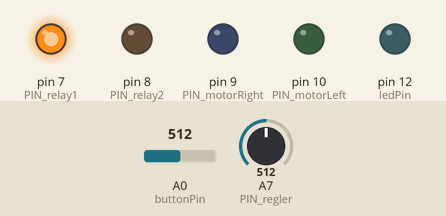
A program run on a simulated Arduino Nano, built with avr-gcc and run on an emulated ATmega328P. Parts: output pins drawn as LEDs (lit = HIGH). Inputs (shaded band) come from the test bench; at power-on: A0 (buttonPin) = 512, A7 (PIN_regler) = 512. What the program prints to the serial monitor is not drawn.

Above: at 1.2 s.
1.3 s: A0 (buttonPin) set to 1011
2.8 s: A0 (buttonPin) set to 1023
At 3.1 s:
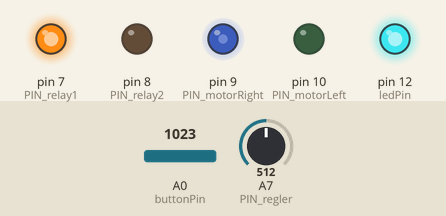
4.3 s: A7 (PIN_regler) set to 900
At 5.4 s:
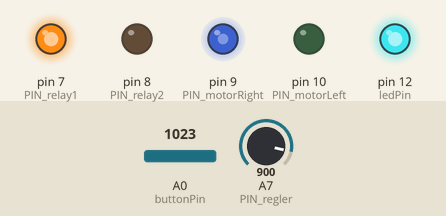
5.8 s: A7 (PIN_regler) set to 122
At 23.2 s:
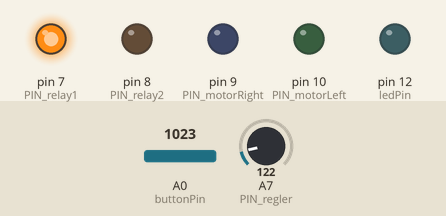
Timing chart, 0 to 24.3 s (numbered marks = the images above; inputs shaded):
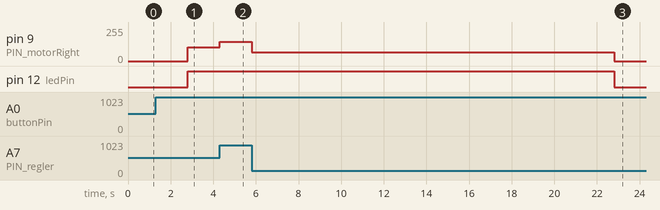

Measured:
- the behaviour switches between 1022 and 1023 on A0 (buttonPin) (found by bisection; images 0 and 1)
- after the input at 2.8 s, pin 9 (PIN_motorRight): 0/255 → 105/255 at once; pin 12 (ledPin): LOW → HIGH at once
- after the input at 4.3 s, pin 9 (PIN_motorRight): 105/255 → 145/255 at once
- after the input at 5.8 s, pin 9 (PIN_motorRight): 145/255 → 64/255 at once, → 0/255 17.0 s later

The program:

main.cpp
```cpp
#include <Arduino.h>
#include <Timer.h>

// IBT2 - Motor
const int PIN_motorRight = 9; // ~
const int PIN_motorLeft = 10; // ~

const int VMAX = 105; // max. 255
int speed = VMAX; // init speed

// Relay - Doppel
const int PIN_relay1 = 7;
const int PIN_relay2 = 8;

// LED-Button
const int buttonPin = 14; // A0
const int ledPin = 12;

// Potenziometer
const int PIN_regler = A7;

bool ledState = false;
int currentBtnState = LOW;
int lastBtnState    = LOW;
// Button debounce
Timer debounce = Timer(1000);
int freezed = 0;
// int debounce = 1;

// Laufzeit-Steuerung (Wie lange soll der Zug fahren)
Timer timer = Timer(20000);
int intervalTime = 3000;
int resetTime = 0;
int currentTime = 0;

void setup() {
  Serial.begin(9600);
  // Serial.println("Start");

  // IBT2 - PINS
  pinMode(PIN_motorRight, OUTPUT);
  pinMode(PIN_motorLeft, OUTPUT);
  // IBT2 - INIT
  digitalWrite(PIN_motorRight, LOW);
  digitalWrite(PIN_motorLeft, LOW);

  // Relay - PINS
  pinMode(PIN_relay1, OUTPUT);
  pinMode(PIN_relay2, OUTPUT);
  // Relay - INIT
  digitalWrite(PIN_relay1, HIGH);
  digitalWrite(PIN_relay2, LOW);

  pinMode(buttonPin, INPUT);
  pinMode(ledPin, OUTPUT);

  // start timer
  timer.start();
  debounce.start();
}

void startTrain() {
  // LED: ON
  digitalWrite(ledPin, HIGH);
  // Motor-Right: ON
  digitalWrite(PIN_motorLeft, LOW);
  analogWrite(PIN_motorRight, speed);  // ehemals VMAX
}
void stopTrain() {
  // LED: OFF
  digitalWrite(ledPin, LOW);
  // Motor: OFF
  digitalWrite(PIN_motorLeft, LOW);
  digitalWrite(PIN_motorRight, LOW);
}

int getBtnState() {
  // Serial.println(analogRead(buttonPin));
  if(analogRead(buttonPin) >= 1023) return HIGH;  // max. 1023
  return LOW;
}

void loop() {
  // aktuelle Taster-Stellung
  currentBtnState = getBtnState();

  if(currentBtnState == HIGH && lastBtnState == LOW && debounce.isReached()) {
    ledState = !ledState; // Umkehr
    // reset timer
    timer.reset();
    debounce.reset();
  }

  // Hole aktuellen Taster-Status
  lastBtnState = currentBtnState;

  // Timer?
  if(timer.isReached()) ledState = false;

  //
  speed = VMAX + (((analogRead(PIN_regler) - 512) * 0.001) * VMAX);
  Serial.println(speed);

  // STROM?
  if (ledState) startTrain(); else stopTrain();
}
```

Timer.h
```cpp
#include <Arduino.h>

class Timer
{
private:
    unsigned long interval = 0;
    unsigned long stamp = 0;
    bool isStopped = true;
public:
    Timer(unsigned long Interval);
    void start();
    void reset();
    bool isReached();
};

Timer::Timer(unsigned long Interval) {
    interval = Interval;
}

void Timer::start() {
    Timer::reset();
}

void Timer::reset() {
    stamp = millis();
    isStopped = false;
}

bool Timer::isReached() {
    if((millis() - stamp) > interval && !isStopped) return true;
    return false;
}
```

vorlagen.cpp
```cpp
/*

#include <Arduino.h>
#include <Timer.h>


const int buttonPin = 14; // A0
const int ledPin = 6;

// LED-Button
bool ledState = false;
int currentBtnState = LOW;
int lastBtnState    = LOW;
// Button debounce
int freezed = 0;
int debounce = 1;

// Laufzeit-Steuerung (Wie lange soll der Zug fahren)
int intervalTime = 5; // Sekunden
int resetTime = 0;
int currentTime = 0;

void setup() {
  Serial.begin(9600);
  Serial.println("Start");
  pinMode(buttonPin, INPUT);
  pinMode(ledPin, OUTPUT);
}

void loop() {
  // aktuelle Taster-Stellung
  currentBtnState = getBtnState();

  // Serial.println(currentBtnState); // ca. 200 - 1023

  if(currentBtnState == HIGH && lastBtnState == LOW && (secis() - freezed > debounce)) {
    ledState = !ledState; // Umkehr
    freezed = secis();
    // reset timer
    resetTime = secis();
  }

  // Hole aktuellen Taster-Status
  lastBtnState = currentBtnState;


  // Timer?
  currentTime = secis();
  if(isTimeReached()) ledState = false;

  // STROM?
  if (ledState) startTrain(); else stopTrain();
}


void startTrain() {
  digitalWrite(ledPin, HIGH);
}
void stopTrain() {
  digitalWrite(ledPin, LOW);
}

int getBtnState() {
  if(analogRead(buttonPin) > 1000) return HIGH;  // max. 1023
  return LOW;
}

bool isTimeReached() {
  return ((currentTime - resetTime) > intervalTime);
}

int secis() {
  return millis()/1000;
}


*/


/*
TIMER

const int ledBuiltin = 2; //13;

int ledState = HIGH;
Timer timer = Timer(5000);

int loopCount = 0;


void setup() {
  Serial.begin(9600);
  pinMode(ledBuiltin, OUTPUT);
  timer.start();
}

void loop() {
  // check timer
  if(timer.isReached()) {
    if(ledState == HIGH) ledState = LOW; else ledState = HIGH;
    timer.reset();
    Serial.println(loopCount++);
  }

  digitalWrite(ledBuiltin, ledState);
}

*/


/*
LED-Button

const int buttonPin = A8;
const int ledPin = 6;

// LED-Button
bool ledState = false;
int currentBtnState = LOW;
int lastBtnState    = LOW;
// Button debounce
int freezed = 0;
int debounce = 1;

// Laufzeit-Steuerung (Wie lange soll der Zug fahren)
int intervalTime = 5; // Sekunden
int resetTime = 0;
int currentTime = 0;

void setup() {
  Serial.begin(9600);
  Serial.println("Start");
  pinMode(buttonPin, INPUT);
  pinMode(ledPin, OUTPUT);
}

void loop() {
  // aktuelle Taster-Stellung
  currentBtnState = getBtnState();

  // Serial.println(currentBtnState); // ca. 200 - 1023

  if(currentBtnState == HIGH && lastBtnState == LOW && (secis() - freezed > debounce)) {
    ledState = !ledState; // Umkehr
    freezed = secis();
    // reset timer
    resetTime = secis();
  }

  // Hole aktuellen Taster-Status
  lastBtnState = currentBtnState;


  // Timer?
  currentTime = secis();
  if(isTimeReached()) ledState = false;

  // STROM?
  if (ledState) startTrain(); else stopTrain();
}


void startTrain() {
  digitalWrite(ledPin, HIGH);
}
void stopTrain() {
  digitalWrite(ledPin, LOW);
}

int getBtnState() {
  if(analogRead(buttonPin) > 1000) return HIGH;  // max. 1023
  return LOW;
}

bool isTimeReached() {
  return ((currentTime - resetTime) > intervalTime);
}

int secis() {
  return millis()/1000;
}


*/


/*
IBT2 - Motor

// IBT2 - Motor
const int PIN_motorRight = 9; // ~
const int PIN_motorLeft = 10; // ~

const int VMAX = 128; // max. 255

void setup() {
  // IBT2 - PINS
  pinMode(PIN_motorRight, OUTPUT);
  pinMode(PIN_motorLeft, OUTPUT);
  // IBT2 - INIT
  digitalWrite(PIN_motorRight, LOW);
  digitalWrite(PIN_motorLeft, LOW);
}

void loop() {
  // Right
  digitalWrite(PIN_motorLeft, LOW);
  analogWrite(PIN_motorRight, VMAX);
  delay(2000);
  // Pause
  digitalWrite(PIN_motorLeft, LOW);
  digitalWrite(PIN_motorRight, LOW);
  delay(2000);
  // Left
  digitalWrite(PIN_motorRight, LOW);
  analogWrite(PIN_motorLeft, VMAX);
  delay(2000);
  // Pause
  digitalWrite(PIN_motorLeft, LOW);
  digitalWrite(PIN_motorRight, LOW);
  delay(2000);
}


*/
```
